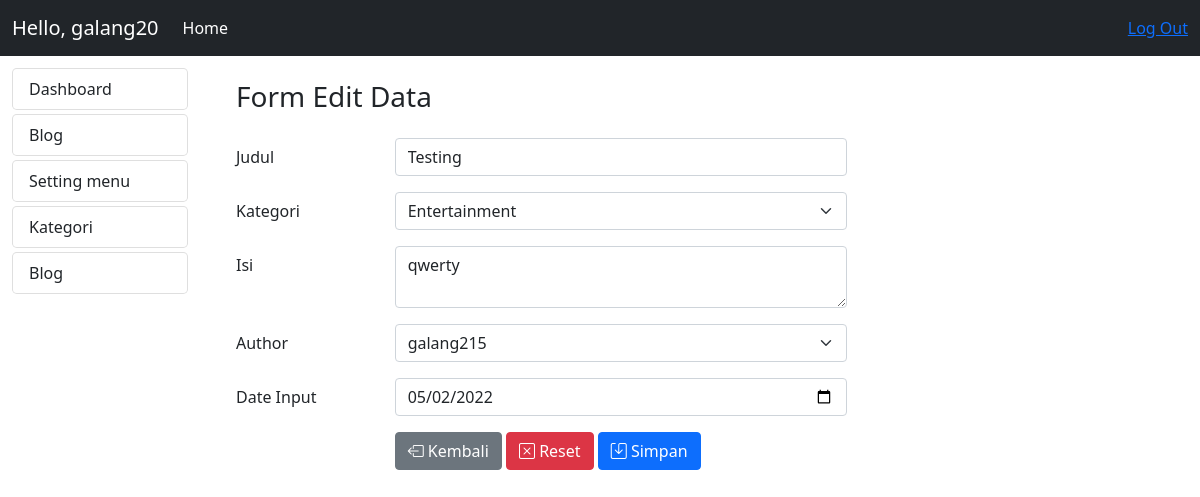
The page /admin/home.php?modul=mod_blog&act=edit&id=1 (signed in) on the database its author committed.
### tables this page shows
CREATE TABLE `mst_menu` (
  `id_menu` int(20) NOT NULL,
  `nm_menu` varchar(50) NOT NULL,
  `link` varchar(50) NOT NULL,
  `isactive` enum('0','1') NOT NULL
);

CREATE TABLE `mst_blog` (
  `id_blog` int(20) NOT NULL,
  `judul` varchar(100) NOT NULL,
  `id_kategori` int(11) NOT NULL,
  `isi` text NOT NULL,
  `author` varchar(50) NOT NULL,
  `date_input` date NOT NULL
);

### admin/mod_blog/blog_ctrl.php (called while the page is built, shortened)
<?php
if (isset($_GET['act']) && ($_GET['act'] == "add")) {
    $judul = "Form Input Data";
} else if (isset($_GET['act']) && ($_GET['act'] == "edit")) {
    $judul1 = "Form Edit Data";
} else if (isset($_GET['act']) && ($_GET['act'] == "save")) {
    $judul = $_POST['judul'];
    $id_kategori = $_POST['id_kategori'];
    $isi = $_POST['isi'];
    $author = $_POST['author'];
    $date = $_POST['date_input'];
    mysqli_query($koneksi, "INSERT INTO mst_blog (judul,id_kategori,isi,author,date_input) VALUES ('$judul','$id_kategori','$isi','$author','$date')");
    header("Location: ../home.php?modul=mod_blog");
} else if (isset($_GET['act']) && ($_GET['act'] == "update")) {
    $id = $_POST['id_blog'];
    $up_judul = $_POST['judul'];
    $up_kategori = $_POST['id_kategori'];
    $up_isi = $_POST['isi'];
    $up_author = $_POST['author'];
    $up_date = $_POST['date_input'];
    mysqli_query($koneksi, "UPDATE mst_blog SET judul='$up_judul',id_kategori='$up_kategori',isi='$up_isi',author='$up_author',date_input='$up_date' WHERE id_blog='$id'");
    header("Location: ../home.php?modul=mod_blog");
} else if (isset($_GET['act']) && ($_GET['act'] == "delete")) {
    $id = $_GET['id'];
    mysqli_query($koneksi, "DELETE FROM mst_blog WHERE id_blog='$id'");
    header("Location: home.php?modul=mod_blog");
}

### admin/mod_blog/index.php (the view, shortened to what this page needs)
<?php
include 'blog_ctrl.php';
if (!isset($_GET['act'])) {
?>
    <div class="container pt-1">
        <a href="?modul=mod_blog&act=add" class="btn btn-primary mb-2">Tambah Data</a>
        <table class="table">
            <tr>
                <th>ID Blog</th>
                <th>Judul</th>
                <th>Kategori</th>
                <th>Isi</th>
                <th>Author</th>
                <th>Date Input</th>
                <th>Action</th>
            </tr>
            <?php
            $data = mysqli_query($koneksi, "SELECT * FROM mst_blog");
            foreach ($data as $d) :
                $id_kat = $d['id_kategori'];
                $kat = mysqli_query($koneksi, "SELECT nm_kategori FROM mst_kategoriblog WHERE id_kategori=$id_kat");
                if ($kat2 = mysqli_fetch_array($kat)) {
            ?>
                    <tr>
                        <td><?= $d['id_blog'] ?></td>
                        <td><?= $d['judul'] ?></td>
                        <td><?= $kat2['nm_kategori']; ?></td>
                        <td><?= $d['isi'] ?></td>
                        <td><?= $d['author'] ?></td>
                        <td><?= $d['date_input'] ?></td>
                        <td>
                            <a href="?modul=mod_blog&act=edit&id=<?= $d["id_blog"]; ?>" class="btn btn-xs btn-primary"><i class="bi bi-pencil-square"></i> Edit</a>
                            <a href="?modul=mod_blog&act=delete&id=<?= $d["id_blog"]; ?>" class="btn btn-xs btn-danger"><i class="bi bi-trash"></i> Delete</a>
                        </td>
                    </tr>
            <?php
                }
            endforeach;
            ?>
        </table>
        <?php
    } else if (isset($_GET['act']) && ($_GET['act'] == "edit")) {
        $id = $_GET['id'];
        $qry_edit = mysqli_query($koneksi, "SELECT * FROM mst_blog WHERE id_blog='$id'");
        foreach ($qry_edit as $q) :
        ?>
            <div class="container mt-3">
                <h3 class="mb-4"><?= $judul1; ?></h3>
                <div class="row">
                    <div class="col">
                        <form action="mod_blog/blog_ctrl.php?modul=mod_blog&act=update" method="POST">
                            <div class="mb-3 row">
                                <label for="judul" class="col-sm-2 col-form-label">Judul</label>
                                <div class="col-sm-6">
                                    <input type="text" class="form-control" id="judul" name="judul" value="<?= $q['judul']; ?>">
                                </div>
                            </div>
                            <div class="mb-3 row">
                                <label for="kategori" class="col-sm-2 col-form-label">Kategori</label>
                                <div class="col-sm-6">
                                    <select class="form-select" aria-label="Default select example" name="id_kategori">
                                        <?php
                                        $kategori1 = mysqli_query($koneksi, "SELECT * FROM mst_kategoriblog");
                                        foreach ($kategori1 as $k1) :
                                            if ($k1['id_kategori'] === $q['id_kategori']) {
                                                $select = "selected";
                                            } else {
                                                $select = "";
                                            }
                                        ?>
                                            <option value="<?= $k1['id_kategori']; ?>" <?= $select; ?>><?= $k1['nm_kategori']; ?></option>
                                        <?php
                                        endforeach;
                                        ?>
                                    </select>
                                </div>
                            </div>
                            <div class="mb-3 row">
                                <label for="isi" class="col-sm-2 col-form-label">Isi</label>
                                <div class="col-sm-6">
                                    <textarea type="text" class="form-control" id="isi" name="isi"><?= $q['isi']; ?></textarea>
                                </div>
                            </div>
                            <div class="mb-3 row">
                                <label for="author" class="col-sm-2 col-form-label">Author</label>
                                <div class="col-sm-6">
                                    <select class="form-select" aria-label="Default select example" name="author">
                                        <?php
                                        $author = mysqli_query($koneksi, "SELECT username FROM mst_userlogin");
                                        foreach ($author as $a) :
                                            if ($a['username'] === $q['author']) {
                                                $select = "selected";
                                            } else {
                                                $select = "";
                                            }
                                        ?>
                                            <option value="<?= $a['username']; ?>" <?= $select; ?>><?= $a['username']; ?></option>
                                        <?php
                                        endforeach;
                                        ?>
                                    </select>
                                </div>
                            </div>
                            <div class="mb-3 row">
                                <label for="date_input" class="col-sm-2 col-form-label">Date Input</label>
                                <div class="col-sm-6">
                                    <input type="date" class="form-control" id="date_input" name="date_input" value="<?= $q['date_input']; ?>">
                                </div>
                            </div>
                            <div class="row">
                                <div class="col-md-2"></div>
                                <div class="col-md-10">
                                    <a href="?modul=mod_blog" type="cancel" class="btn btn-secondary"><i class="bi bi-box-arrow-left"></i> Kembali</a>
                                    <button type="cancel" class="btn btn-danger"><i class="bi bi-x-square"></i> Reset</button>
                                    <button type="submit" class="btn btn-primary"><i class="bi bi-save"></i> Simpan</button>
                                </div>
                            </div>
                        </form>
                    </div>
                </div>
            </div>
    <?php
        endforeach;
    }
    ?>

### admin/menu.php
<?php
$qry_menu = mysqli_query($koneksi, "SELECT * FROM mst_menu WHERE isactive = '1'");
while ($row = mysqli_fetch_array($qry_menu)) {
?>
    <a href="?modul=<?= $row['link']; ?>" style="text-decoration: none;" class="links1">
        <li class="list-group-item links rounded-3 mt-1"><?= $row["nm_menu"]; ?></li>
    </a>
<?php
}
?>

### rows shown on the page
mst_menu: nm_menu "Dashboard"
mst_menu: nm_menu "Blog"
mst_menu: nm_menu "Setting menu"
mst_menu: nm_menu "Kategori"
mst_menu: nm_menu "Blog"
mst_blog: judul "Testing", isi "qwerty", date_input "05/02/2022"

### other values the page prints
$_SESSION['userlog'] "galang20"
form field id_kategori "Entertainment"
form field author "galang215"
